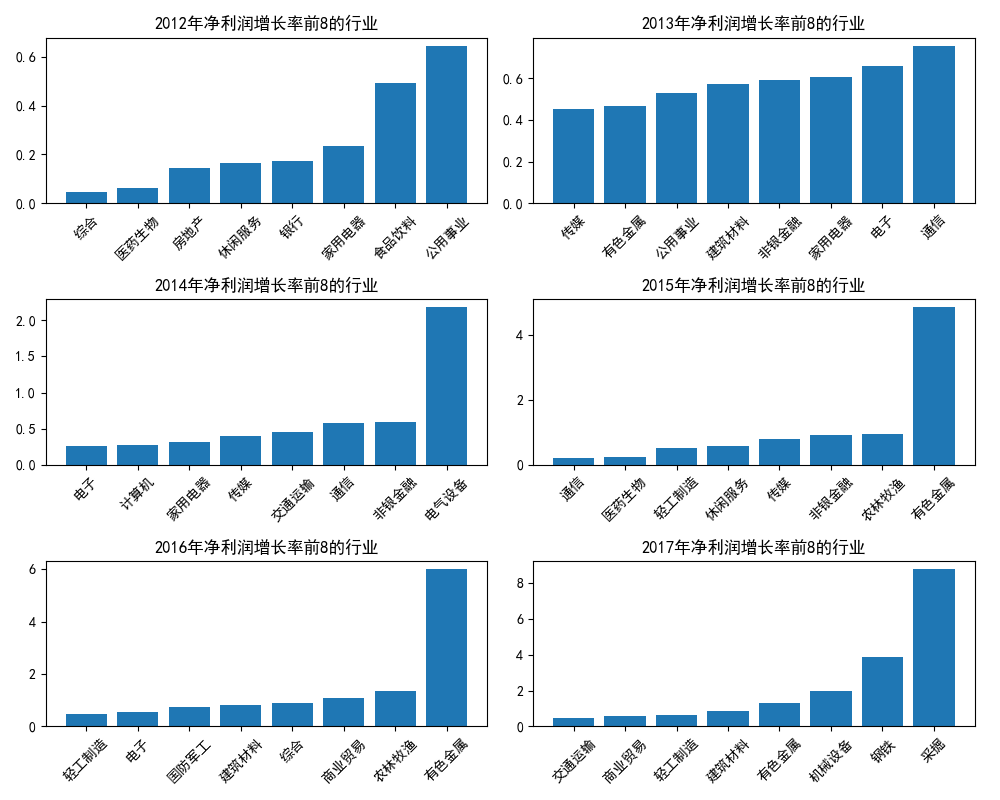

The script that drew this image:
# -*- coding: utf-8 -*-
import pandas as pd  # 导入 pandas 库，用于数据处理
import numpy as np  # 导入 numpy 库，用于数组操作
import matplotlib.pyplot as plt  # 导入 matplotlib 的 pyplot 模块，用于绘图
import matplotlib  # 导入 matplotlib 库，用于设置字体等属性

font = {'family': 'SimHei'}  # 设置字体为 SimHei，以便图表中显示中文
matplotlib.rc('font', **font)  # 应用字体设置

# 从 excel 文件中读取数据
data = pd.read_excel('公司净利润数据表.xlsx')
td = pd.read_excel('申万行业分类表.xlsx')

name = td['行业名称'].value_counts()  # 统计各行业的出现次数
name = list(name.index)  # 提取行业名称作为列表

D = np.zeros((len(name), 7))  # 初始化一个零矩阵，存储各行业在 2011-2017 年的净利润
D1 = np.zeros((len(name), 6))  # 初始化一个零矩阵，存储各行业在 2011-2016 年的净利润增长率

# 计算各行业在 2011-2017 年的净利润
for i in range(len(name)):
    s = td.loc[td['行业名称'].values == name[i], '股票代码'].values  # 获取当前行业的所有股票代码
    for y in range(2011, 2018):
        date = str(y) + '-12-31'  # 设置日期格式
        stk = data.loc[data['Accper'].values == date, 'Stkcd'].values  # 获取对应日期的股票代码
        lr = data.loc[data['Accper'].values == date, 'B002000101'].values  # 获取对应日期的净利润
        S = pd.Series(lr, index=stk)  # 创建一个以股票代码为索引、净利润为值的 pandas Series
        valid_s = [stock_code for stock_code in s if stock_code in S.index]  # 仅保留存在于 S 索引中的股票代码
        D[i, y - 2011] = S[valid_s].sum()  # 计算当前行业在当前年份的净利润总和

# 计算各行业在 2011-2016 年的净利润增长率
for k in range(len(name)):
    D1[k, :] = (D[k, 1:] - D[k, :-1]) / D[k, :-1]  # 计算净利润增长率
D1 = pd.DataFrame(D1, index=name) # 将净利润增长率数据转换为 DataFrame，行业名称作为索引

'''
for i in range(6):
    plt.figure(i)
    q=D1[i].sort_values()[-8:]
    plt.bar([1,2,3,4,5,6,7,8],q.values)
    plt.xticks([1,2,3,4,5,6,7,8],q.index,rotation=40)
'''

# 绘制各行业在 2012-2017 年的净利润增长率排名前 8 的柱状图
plt.figure(1)
plt.figure(figsize=(10, 8))

# 用一个 for 循环创建 6 个子图，分别对应 2012-2017 年的净利润增长率排名前 8 的行业
for i in range(6):
    plt.subplot(3, 2, i + 1)  # 创建一个 3x2 的子图布局，并设置当前子图的位置
    plt.title(str(2012 + i) + '年净利润增长率前8的行业')  # 设置子图标题
    plt.tight_layout()  # 调整子图之间的间距
    q = D1[i].sort_values()[-8:]  # 对净利润增长率进行排序，提取排名前 8 的行业
    plt.bar([1, 2, 3, 4, 5, 6, 7, 8], q.values)  # 创建柱状图，显示前 8 个行业的净利润增长率
    plt.xticks([1, 2, 3, 4, 5, 6, 7, 8], q.index, rotation=45)  # 设置 x 轴刻度标签和对应的行业名称，标签旋转 45 度
plt.savefig('1')   # 保存图形为名为 '1' 的文件
